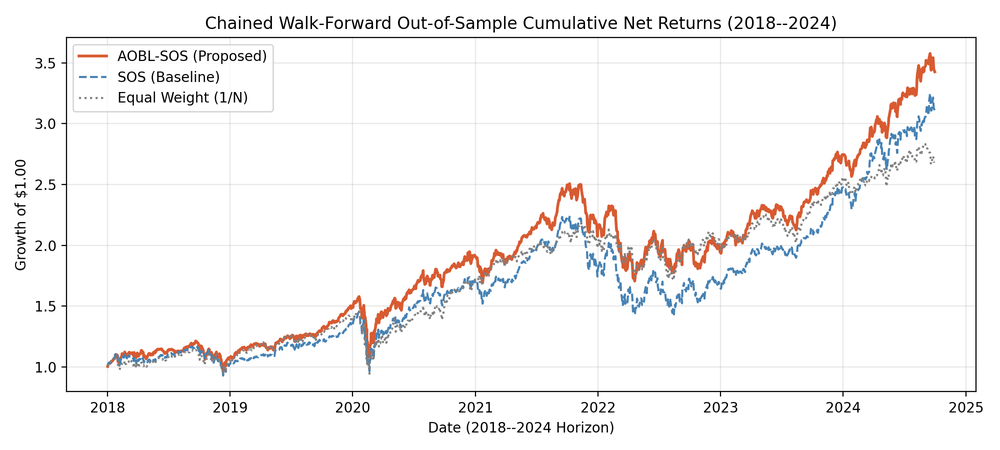
#> input picture manuscript/cumulative_net_returns.png, 1000 x 450 px, shrunk from 2000 x 900 before the run
$ python check_bw.py
#> lines starting #> are read from the running program, lines starting #| are printed output that depends on the picture
import os
from PIL import Image

def convert_to_bw(image_path, output_path):
#> called with image_path = 'cumulative_net_returns.png', output_path = 'cumulative_net_returns_bw.png'
    print(f"Checking B&W readability for {image_path}...")
    try:
        with Image.open(image_path) as img:
#> img is the input picture: PIL image 1000x450 RGBA; mean R, G, B, A 246.5, 245.1, 245, 255
            bw_img = img.convert('L') # Convert to grayscale
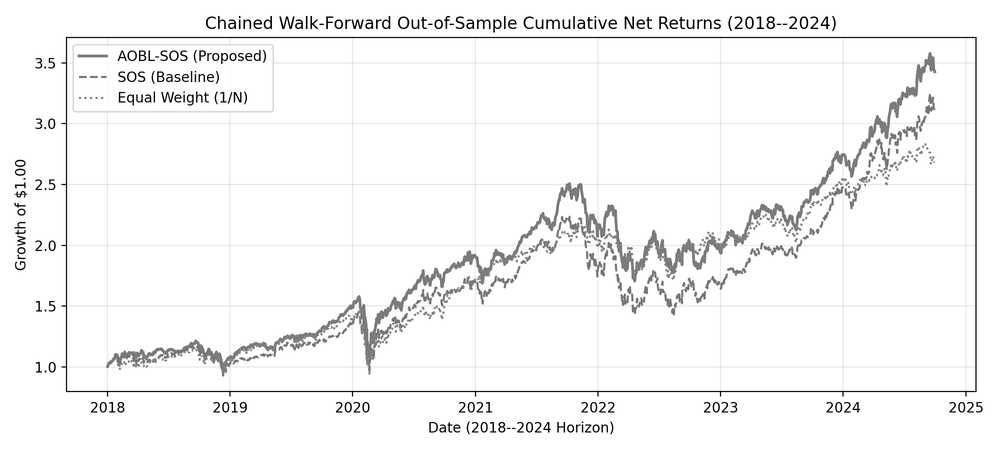
#> bw_img: PIL image 1000x450 L; min 0, max 255, mean 245.5
            bw_img.save(output_path)
            print(f"Successfully converted to B&W: {output_path}")
            print("Please visually inspect the B&W image to ensure all lines and legends are distinguishable.")
    except Exception as e:
        print(f"Error converting {image_path}: {e}")

if __name__ == "__main__":
    img_path = "cumulative_net_returns.png"
    out_path = "cumulative_net_returns_bw.png"
    if os.path.exists(img_path):
        convert_to_bw(img_path, out_path)
    else:
        print(f"Image not found: {img_path}")

$ run again, with manuscript/aobl_weights_dist.png copied over manuscript/cumulative_net_returns.png
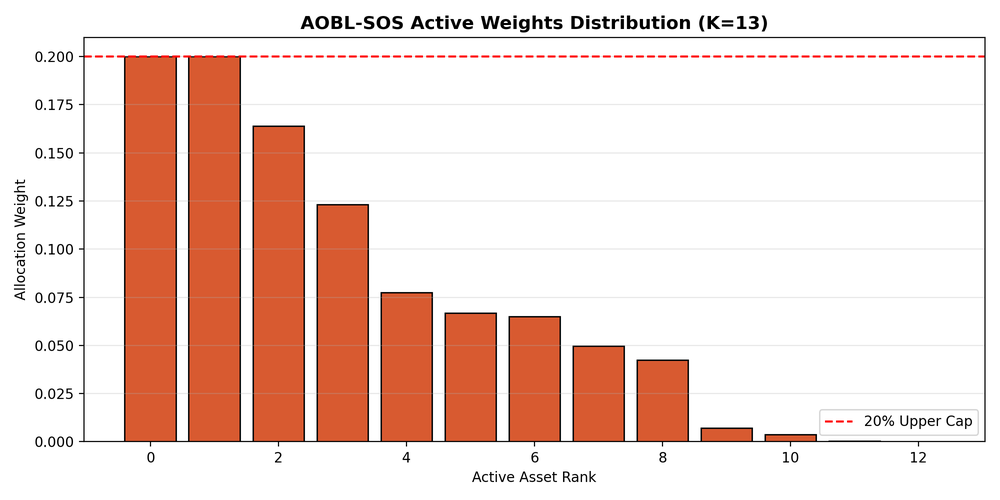
#> input picture manuscript/aobl_weights_dist.png, 1000 x 500 px, shrunk from 2000 x 1000 before the run
#> in convert_to_bw, img is the input picture: PIL image 1000x500 RGBA; mean R, G, B, A 239.8, 215.4, 207.5, 255
#> in convert_to_bw, `bw_img = img.convert('L')`:
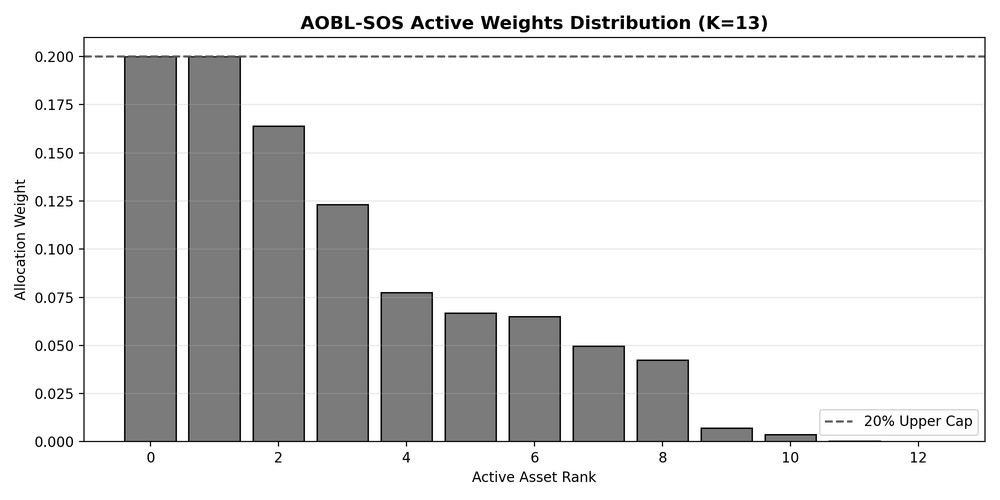
#> bw_img: PIL image 1000x500 L; min 0, max 255, mean 221.8
